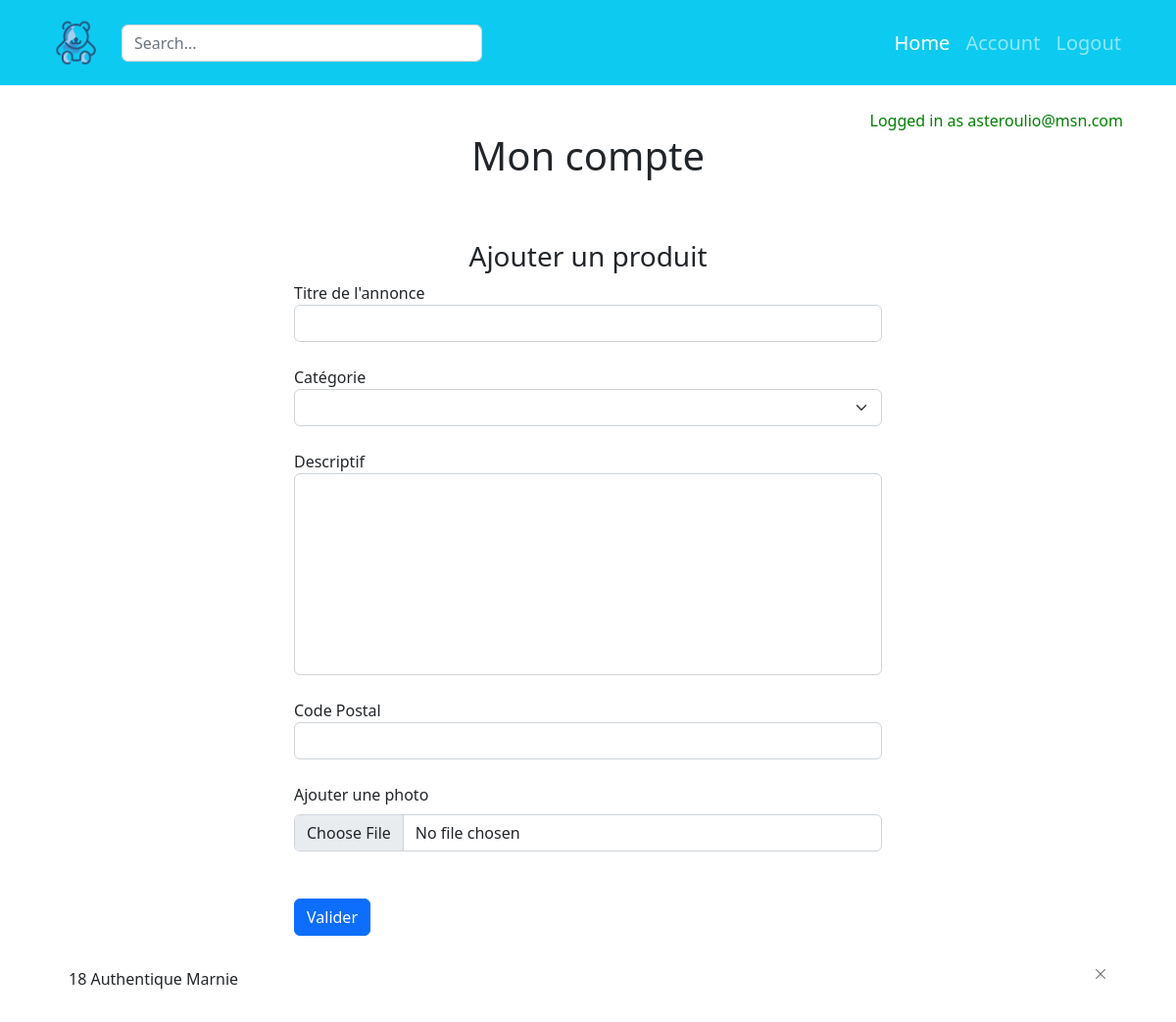
Page /account (signed in) on the committed database.
### website/models.py (models this page shows)
class User(db.Model, UserMixin):
    id = db.Column(db.Integer, primary_key=True)
    email = db.Column(db.String(150), unique=True)
    password = db.Column(db.String(150))
    first_name = db.Column(db.String(150))
    products = db.relationship('Product')

class Product(db.Model):
    id = db.Column(db.Integer, primary_key=True)
    title = db.Column(db.String(100))
    pictures = db.Column(db.String(150))
    description = db.Column(db.String(5000))
    city = db.Column(db.String(150))
    category = db.Column(db.String(100))
    condition = db.Column(db.String(100))
    age = db.Column(db.String(100))
    brand = db.Column(db.String(100))
    shipping_fee = db.Column(db.Integer)
    date = db.Column(db.DateTime(timezone=True), default=func.now())
    user_id = db.Column(db.Integer, db.ForeignKey('user.id'))

### website/views.py (the view, shortened to what this page needs)
@views.route('/account', methods=['POST', 'GET'])
def upload_product():
    return render_template("account.html", user=current_user)

### website/__init__.py (called while the page is built)
def create_app():
    app.config['SECRET_KEY'] = 'zajeoazu!ecàapzh'
    app.config['SQLALCHEMY_DATABASE_URI'] = f'sqlite:///{DB_NAME}'
    app.config['UPLOAD_FOLDER'] = UPLOAD_FOLDER
    db.init_app(app)
    from .views import views
    from .auth import auth
    app.register_blueprint(views, url_prefix="/")
    app.register_blueprint(auth, url_prefix="/")
    from .models import User, Product
    create_database(app)
    login_manager = LoginManager()
    login_manager.login_view = 'auth.login'
    login_manager.init_app(app)
    @login_manager.user_loader
    def load_user(id):
        return User.query.get(int(id))
    return app

### website/templates/account.html (shortened to what this page needs)
{% extends "base.html" %}
{% block content %}
    <div class="container my-4">
        <div align="right" style="color: green;">Logged in as {{ user.email }}</div>
        <h1 align="center">Mon compte</h1>
        <br />
        <form method="POST" enctype="multipart/form-data">
            <div style="max-width:600px; margin:auto;">
                <h3 align="center" style="margin-top:30px">Ajouter un produit</h3>
                <div class="form-group">
                    <label for="product-title">Titre de l'annonce</label>
                    <input type="text" class="form-control" id="product-title" name="product-title" required="true"/>
                </div>
                <br />
                <label for="product-category">Catégorie</label>
                <select class="form-select" aria-label="Default select example" name="product-category">
                    <option selected></option>
                    <option value="Jouets">Jouets</option>
                </select>
                <br />
                <div class="form-group">
                    <label for="product-description">Descriptif</label>
                    <textarea name="product-description" class="form-control" id="product-description" name="product-description" rows="8" style="resize:none;"/></textarea>
                </div>
                <br />
                <div class="form-group">
                    <label for="product-city">Code Postal</label>
                    <input type="text" class="form-control" id="product-city" name="product-city" required="true"/>
                </div>
                <br />
                <label class="form-label" for="customFile">Ajouter une photo</label>
                <input type="file" class="form-control" id="customFile" name="file"/>
                <br /><br />
                <button type="submit" class="btn btn-primary">Valider</button>
            </div>
        </form>
        <br />
        <ul class="list-group list-group-flush" id="products">
            {% for product in user.products %}
            <li class="list-group-item d-flex justify-content-between">{{ product.id }} {{ product.title }}
                <button type="button" class="btn-close" style="font-size:10px" aria-label="Close" onClick="deleteProduct({{ product.id }})"></button>
            </li>
            {% endfor %}
        </ul>
    </div>
{% endblock%}

### rows in the picture
User: email "asteroulio@msn.com"
Product: id "18", title "Authentique Marnie"
